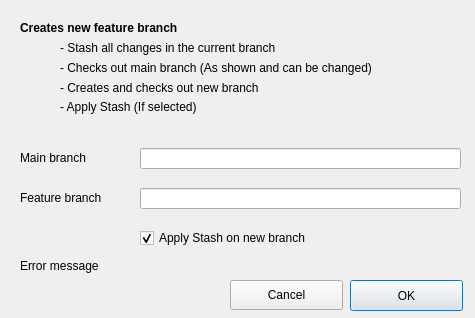
<?xml version="1.0" encoding="UTF-8"?>
<ui version="4.0">
 <class>FeatureBranchDialog</class>
 <widget class="QDialog" name="FeatureBranchDialog">
  <property name="windowModality">
   <enum>Qt::WindowModal</enum>
  </property>
  <property name="geometry">
   <rect>
    <x>0</x>
    <y>0</y>
    <width>475</width>
    <height>318</height>
   </rect>
  </property>
  <property name="windowTitle">
   <string>Create new branch</string>
  </property>
  <property name="modal">
   <bool>true</bool>
  </property>
  <widget class="QPushButton" name="btn_create_branch">
   <property name="geometry">
    <rect>
     <x>350</x>
     <y>280</y>
     <width>113</width>
     <height>31</height>
    </rect>
   </property>
   <property name="text">
    <string>OK</string>
   </property>
  </widget>
  <widget class="QPushButton" name="btn_cancel_create_branch">
   <property name="geometry">
    <rect>
     <x>230</x>
     <y>280</y>
     <width>113</width>
     <height>30</height>
    </rect>
   </property>
   <property name="text">
    <string>Cancel</string>
   </property>
  </widget>
  <widget class="QLineEdit" name="txt_main_branch">
   <property name="geometry">
    <rect>
     <x>140</x>
     <y>148</y>
     <width>321</width>
     <height>21</height>
    </rect>
   </property>
   <property name="text">
    <string/>
   </property>
  </widget>
  <widget class="QLabel" name="label">
   <property name="geometry">
    <rect>
     <x>20</x>
     <y>20</y>
     <width>431</width>
     <height>16</height>
    </rect>
   </property>
   <property name="font">
    <font>
     <weight>75</weight>
     <bold>true</bold>
    </font>
   </property>
   <property name="text">
    <string>Creates new feature branch</string>
   </property>
  </widget>
  <widget class="QLabel" name="label_2">
   <property name="geometry">
    <rect>
     <x>60</x>
     <y>40</y>
     <width>391</width>
     <height>16</height>
    </rect>
   </property>
   <property name="text">
    <string>- Stash all changes in the current branch</string>
   </property>
  </widget>
  <widget class="QLabel" name="label_3">
   <property name="geometry">
    <rect>
     <x>60</x>
     <y>60</y>
     <width>391</width>
     <height>16</height>
    </rect>
   </property>
   <property name="text">
    <string>- Checks out main branch (As shown and can be changed)</string>
   </property>
  </widget>
  <widget class="QLabel" name="label_4">
   <property name="geometry">
    <rect>
     <x>60</x>
     <y>80</y>
     <width>391</width>
     <height>16</height>
    </rect>
   </property>
   <property name="text">
    <string>- Creates and checks out new branch</string>
   </property>
  </widget>
  <widget class="QLabel" name="label_5">
   <property name="geometry">
    <rect>
     <x>20</x>
     <y>148</y>
     <width>111</width>
     <height>20</height>
    </rect>
   </property>
   <property name="text">
    <string>Main branch</string>
   </property>
  </widget>
  <widget class="QLabel" name="label_6">
   <property name="geometry">
    <rect>
     <x>20</x>
     <y>188</y>
     <width>111</width>
     <height>20</height>
    </rect>
   </property>
   <property name="text">
    <string>Feature branch</string>
   </property>
  </widget>
  <widget class="QLineEdit" name="txt_feature_branch">
   <property name="geometry">
    <rect>
     <x>140</x>
     <y>188</y>
     <width>321</width>
     <height>21</height>
    </rect>
   </property>
  </widget>
  <widget class="QLabel" name="lbl_error">
   <property name="geometry">
    <rect>
     <x>20</x>
     <y>258</y>
     <width>441</width>
     <height>16</height>
    </rect>
   </property>
   <property name="text">
    <string>Error message</string>
   </property>
  </widget>
  <widget class="QCheckBox" name="chk_apply_stash">
   <property name="geometry">
    <rect>
     <x>140</x>
     <y>228</y>
     <width>221</width>
     <height>20</height>
    </rect>
   </property>
   <property name="text">
    <string>Apply Stash on new branch</string>
   </property>
   <property name="checked">
    <bool>true</bool>
   </property>
  </widget>
  <widget class="QLabel" name="label_7">
   <property name="geometry">
    <rect>
     <x>60</x>
     <y>99</y>
     <width>391</width>
     <height>16</height>
    </rect>
   </property>
   <property name="text">
    <string>- Apply Stash (If selected)</string>
   </property>
  </widget>
 </widget>
 <tabstops>
  <tabstop>txt_main_branch</tabstop>
  <tabstop>txt_feature_branch</tabstop>
  <tabstop>chk_apply_stash</tabstop>
  <tabstop>btn_cancel_create_branch</tabstop>
  <tabstop>btn_create_branch</tabstop>
 </tabstops>
 <resources/>
 <connections/>
</ui>
